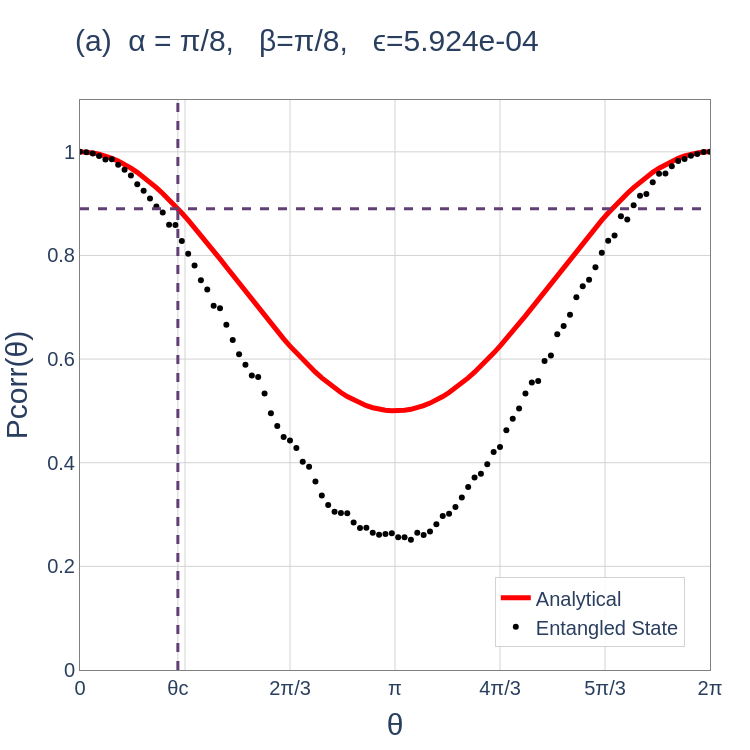

Notebook code cell kept with this figure:
### Code cell
N_data = 100

# 4. Create the corresponding θ
θ = np.linspace(0, 2 * np.pi, N_data)

# 1. Variables for formatting quantities outside figure
tick_font_size = 20
legend_font_size = 20
axes_label_font_size = 30
title_fontsize = 30
font_family = "Arial"

ϵ_val = ϵ(y_pred=model_noise(θ,π/8,π/8,Pt=1.0),y_true=pcorr)

θc = 0.976
fig = go.Figure()
##############         LIMITS         ##############

fig.add_vline(x=θc, line_width=3, line_dash="dash", line_color="rgb(97, 63, 117)")
fig.add_hline(y=0.89, line_width=3, line_dash="dash", line_color="rgb(97, 63, 117)")

##############         Analytical         ##############
fig.add_trace(go.Scatter(
    x=θ, 
    #y=model_noise(θ,π/8,π/8,Pt=1.0), 
    y=(3+cos(θ))/4,
    mode='lines', 
    name='Analytical',
    line=dict(color='red', width=5)
))
##############         Experimental         ##############
fig.add_trace(go.Scatter(
    x=θ, 
    y=pcorr, 
    mode='markers', 
    name='Entangled State',
    line=dict(color='black', width=3)
))

##############         LAYOUT         ##############

fig.update_layout(
    xaxis=dict(
        title=dict(
            text='θ',
            font=dict(size=axes_label_font_size, family=font_family)
        ), 
        tickfont=dict(size=tick_font_size, family=font_family),                    
        tickmode='array',
        tickvals=[0, np.pi/3, θc, 2*np.pi/3, np.pi, 4*np.pi/3, 5*np.pi/3, 2*np.pi],
        ticktext=['0', '', 'θc', '2π/3', 'π', '4π/3', '5π/3', '2π'],
        range=[0, 2*π],
        showgrid=True, gridcolor='lightgray',zeroline=True,
        showline=True, linewidth=1, linecolor='gray', mirror=True
    ),
    yaxis=dict(
        title=dict(
            text='Pcorr(θ)',  # Update y-axis label as needed
            font=dict(size=axes_label_font_size, family=font_family)
        ),
        tickfont=dict(size=tick_font_size, family=font_family),
        tickmode='array',
        #tickvals=[0,0.5,1,1.5,2,2.5,2*np.sqrt(2),3],
        #ticktext=['0', '0.5', '1','1.5','2','2.5','2√2',''],
        range=[0,1.1],
        showgrid=True, gridcolor='lightgray',
        showline=True, linewidth=1, linecolor='gray', mirror=True,
    ),
    title=dict(
        text=f"(a)\t\tα = π/8, \t\tβ=π/8, \t\tϵ={ϵ_val:1.3e}",
        font=dict(size=title_fontsize, family=font_family),
        x=0.1, 
        y=0.96
    ),
    autosize=False,
    width=750,
    height=750,
    plot_bgcolor='white',
        paper_bgcolor='white',
        
        # --- NEW LEGEND POSITIONING ---
    legend=dict(
        font=dict(family=font_family, size=legend_font_size),
        yanchor="bottom",
        y=0.04,             # 5% from the bottom
        xanchor="right",
        x=0.96,             # 95% to the right
        bgcolor="rgba(255, 255, 255, 0.85)", # Semi-transparent white background
        bordercolor="lightgray",             # Optional border to frame it cleanly
        borderwidth=1
    ),
    margin=dict(l=80, r=40, t=100, b=80) # Added margin so large labels are not cut off
)

# Display the figure
fig.show()
#"""

### Figure 1 — Plotly figure (JSON) as saved in the notebook; plotly's stock layout.template omitted (floating-point values rounded to 4 significant figures)
{"data": [{"line": {"color": "red", "width": 5}, "mode": "lines", "name": "Analytical", "type": "scatter", "x": [0.0, 0.06347, 0.1269, 0.1904, 0.2539, 0.3173, 0.3808, 0.4443, 0.5077, 0.5712, 0.6347, 0.6981, 0.7616, 0.8251, 0.8885, 0.952, 1.015, 1.079, 1.142, 1.206, 1.269, 1.333, 1.396, 1.46, 1.523, 1.587, 1.65, 1.714, 1.777, 1.841, 1.904, 1.967, 2.031, 2.094, 2.158, 2.221, 2.285, 2.348, 2.412, 2.475, 2.539, 2.602, 2.666, 2.729, 2.793, 2.856, 2.919, 2.983, 3.046, 3.11, 3.173, 3.237, 3.3, 3.364, 3.427, 3.491, 3.554, 3.618, 3.681, 3.745, 3.808, 3.871, 3.935, 3.998, 4.062, 4.125, 4.189, 4.252, 4.316, 4.379, 4.443, 4.506, 4.57, 4.633, 4.697, 4.76, 4.823, 4.887, 4.95, 5.014, 5.077, 5.141, 5.204, 5.268, 5.331, 5.395, 5.458, 5.522, 5.585, 5.649, 5.712, 5.775, 5.839, 5.902, 5.966, 6.029, 6.093, 6.156, 6.22, 6.283], "y": [1.0, 0.9995, 0.998, 0.9955, 0.992, 0.9875, 0.9821, 0.9757, 0.9685, 0.9603, 0.9513, 0.9415, 0.9309, 0.9196, 0.9076, 0.895, 0.8818, 0.8681, 0.8539, 0.8392, 0.8242, 0.8089, 0.7934, 0.7777, 0.7619, 0.746, 0.7302, 0.7144, 0.6988, 0.6834, 0.6682, 0.6534, 0.639, 0.625, 0.6115, 0.5986, 0.5863, 0.5746, 0.5637, 0.5535, 0.5441, 0.5355, 0.5278, 0.521, 0.5151, 0.5101, 0.5061, 0.5031, 0.5011, 0.5001, 0.5001, 0.5011, 0.5031, 0.5061, 0.5101, 0.5151, 0.521, 0.5278, 0.5355, 0.5441, 0.5535, 0.5637, 0.5746, 0.5863, 0.5986, 0.6115, 0.625, 0.639, 0.6534, 0.6682, 0.6834, 0.6988, 0.7144, 0.7302, 0.746, 0.7619, 0.7777, 0.7934, 0.8089, 0.8242, 0.8392, 0.8539, 0.8681, 0.8818, 0.895, 0.9076, 0.9196, 0.9309, 0.9415, 0.9513, 0.9603, 0.9685, 0.9757, 0.9821, 0.9875, 0.992, 0.9955, 0.998, 0.9995, 1.0]}, {"line": {"color": "black", "width": 3}, "mode": "markers", "name": "Entangled State", "type": "scatter", "x": [0.0, 0.06347, 0.1269, 0.1904, 0.2539, 0.3173, 0.3808, 0.4443, 0.5077, 0.5712, 0.6347, 0.6981, 0.7616, 0.8251, 0.8885, 0.952, 1.015, 1.079, 1.142, 1.206, 1.269, 1.333, 1.396, 1.46, 1.523, 1.587, 1.65, 1.714, 1.777, 1.841, 1.904, 1.967, 2.031, 2.094, 2.158, 2.221, 2.285, 2.348, 2.412, 2.475, 2.539, 2.602, 2.666, 2.729, 2.793, 2.856, 2.919, 2.983, 3.046, 3.11, 3.173, 3.237, 3.3, 3.364, 3.427, 3.491, 3.554, 3.618, 3.681, 3.745, 3.808, 3.871, 3.935, 3.998, 4.062, 4.125, 4.189, 4.252, 4.316, 4.379, 4.443, 4.506, 4.57, 4.633, 4.697, 4.76, 4.823, 4.887, 4.95, 5.014, 5.077, 5.141, 5.204, 5.268, 5.331, 5.395, 5.458, 5.522, 5.585, 5.649, 5.712, 5.775, 5.839, 5.902, 5.966, 6.029, 6.093, 6.156, 6.22, 6.283], "y": [1.0, 0.9994, 0.9967, 0.9917, 0.9853, 0.9858, 0.9752, 0.9655, 0.9542, 0.9375, 0.9247, 0.9101, 0.8946, 0.8831, 0.8594, 0.8586, 0.8281, 0.8034, 0.7805, 0.7523, 0.7341, 0.7031, 0.6979, 0.6665, 0.637, 0.6093, 0.5889, 0.5684, 0.5653, 0.5334, 0.4953, 0.4707, 0.4495, 0.4431, 0.4286, 0.4019, 0.392, 0.364, 0.3367, 0.3184, 0.3053, 0.3028, 0.3026, 0.2847, 0.2739, 0.2748, 0.2647, 0.2611, 0.2626, 0.2639, 0.256, 0.256, 0.2513, 0.2647, 0.2604, 0.2674, 0.2811, 0.2973, 0.3014, 0.3143, 0.3329, 0.3533, 0.3715, 0.3789, 0.3968, 0.4207, 0.4303, 0.4626, 0.4849, 0.5044, 0.5338, 0.555, 0.5578, 0.5965, 0.6071, 0.6479, 0.6639, 0.6855, 0.7192, 0.7408, 0.7533, 0.7772, 0.805, 0.8285, 0.8386, 0.8755, 0.8694, 0.8967, 0.9154, 0.9187, 0.9414, 0.9575, 0.9581, 0.9722, 0.9821, 0.9864, 0.9925, 0.9958, 0.9994, 1.0]}], "layout": {"autosize": false, "height": 750, "legend": {"bgcolor": "rgba(255, 255, 255, 0.85)", "bordercolor": "lightgray", "borderwidth": 1, "font": {"family": "Arial", "size": 20}, "x": 0.96, "xanchor": "right", "y": 0.04, "yanchor": "bottom"}, "margin": {"b": 80, "l": 80, "r": 40, "t": 100}, "paper_bgcolor": "white", "plot_bgcolor": "white", "shapes": [{"line": {"color": "rgb(97, 63, 117)", "dash": "dash", "width": 3}, "type": "line", "x0": 0.976, "x1": 0.976, "xref": "x", "y0": 0, "y1": 1, "yref": "y domain"}, {"line": {"color": "rgb(97, 63, 117)", "dash": "dash", "width": 3}, "type": "line", "x0": 0, "x1": 1, "xref": "x domain", "y0": 0.89, "y1": 0.89, "yref": "y"}], "title": {"font": {"family": "Arial", "size": 30}, "text": "(a)\t\tα = π/8, \t\tβ=π/8, \t\tϵ=5.924e-04", "x": 0.1, "y": 0.96}, "width": 750, "xaxis": {"gridcolor": "lightgray", "linecolor": "gray", "linewidth": 1, "mirror": true, "range": [0, 6.283], "showgrid": true, "showline": true, "tickfont": {"family": "Arial", "size": 20}, "tickmode": "array", "ticktext": ["0", "", "θc", "2π/3", "π", "4π/3", "5π/3", "2π"], "tickvals": [0, 1.047, 0.976, 2.094, 3.142, 4.189, 5.236, 6.283], "title": {"font": {"family": "Arial", "size": 30}, "text": "θ"}, "zeroline": true}, "yaxis": {"gridcolor": "lightgray", "linecolor": "gray", "linewidth": 1, "mirror": true, "range": [0, 1.1], "showgrid": true, "showline": true, "tickfont": {"family": "Arial", "size": 20}, "tickmode": "array", "title": {"font": {"family": "Arial", "size": 30}, "text": "Pcorr(θ)"}}}}
